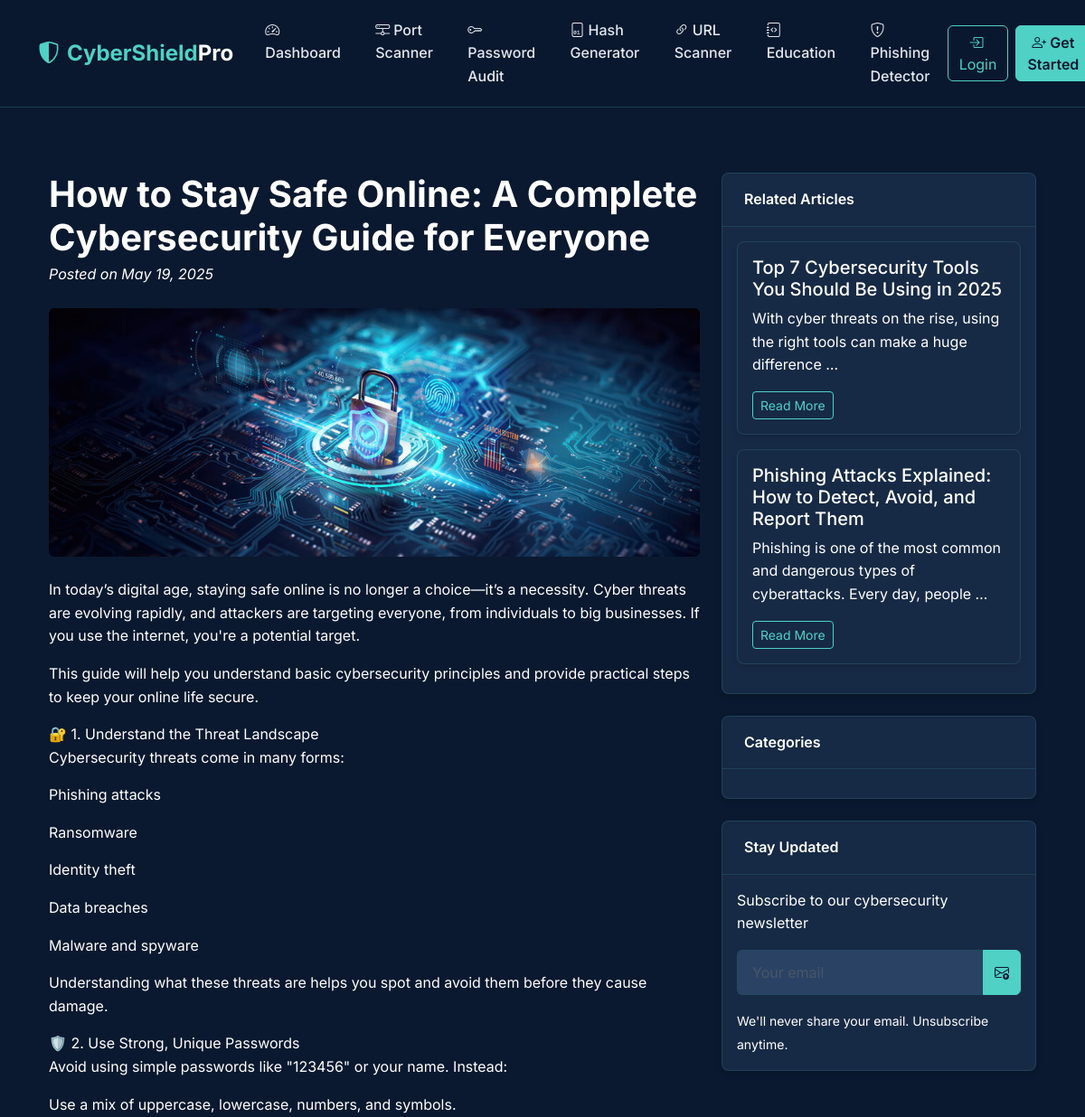
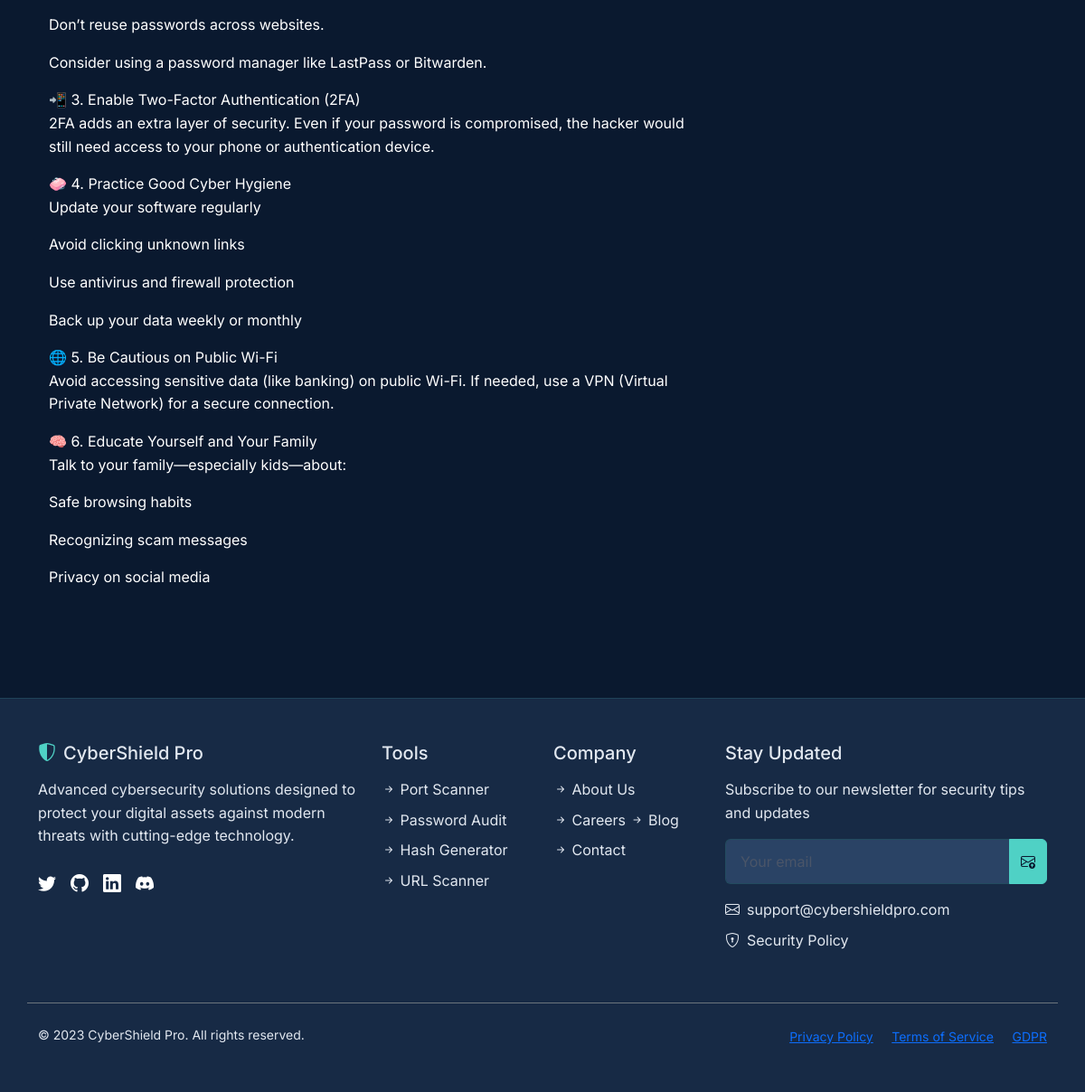
/securitytools/education/stay-safe-online-cybersecurity-guide/, run on the app's committed database (2 pictures, top to bottom).
### securitytools/models.py (models this page shows, shortened)
class EducationBlog(models.Model):
    title = models.CharField(max_length=200)
    slug = models.SlugField(max_length=200, unique=True)
    content = models.TextField()
    published_date = models.DateTimeField(auto_now_add=True)
    updated_date = models.DateTimeField(auto_now=True)
    is_featured = models.BooleanField(default=False)
    thumbnail = models.ImageField(upload_to='education_thumbnails/', null=True, blank=True)

### securitytools/views.py (the view)
# urls.py: path('education/<slug:slug>/', views.blog_detail, name='blog_detail'),
def blog_detail(request, slug):
    blog = get_object_or_404(EducationBlog, slug=slug)
    related_blogs = EducationBlog.objects.exclude(id=blog.id).order_by('-published_date')[:3]
    return render(request, 'securitytools/blog_detail.html', {
        'blog': blog,
        'related_blogs': related_blogs
    })

### securitytools/templates/securitytools/blog_detail.html (shortened to what this page needs)
{% extends "securitytools/base.html" %}
{% block content %}
<div class="container py-5">
    <div class="row">
        <div class="col-lg-8">
            <article>
                <header class="mb-4">
                    <h1 class="fw-bolder mb-1 text-white">{{ blog.title }}</h1>
                    <div class="text-neutral-200 fst-italic mb-2">
                        Posted on {{ blog.published_date|date:"F d, Y" }}
                    </div>
                </header>
                {% if blog.thumbnail %}
                <figure class="mb-4">
                    <img class="img-fluid rounded" src="{{ blog.thumbnail.url }}" alt="{{ blog.title }}" />
                </figure>
                {% endif %}
                <section class="mb-5 text-neutral-200">
                    {{ blog.content|linebreaks }}
                </section>
            </article>
        </div>
        <div class="col-lg-4">
            <div class="card mb-4 bg-primary-800">
                <div class="card-header bg-primary-700 text-white">Related Articles</div>
                <div class="card-body">
                    <div class="row">
                        {% for related in related_blogs %}
                        <div class="col-sm-12 mb-3">
                            <div class="card h-100 bg-primary-800">
                                <div class="card-body">
                                    <h5 class="card-title text-white">{{ related.title }}</h5>
                                    <p class="card-text text-neutral-200">{{ related.content|truncatewords:15 }}</p>
                                    <a href="{% url 'blog_detail' related.slug %}" class="btn btn-sm btn-outline-primary">Read More</a>
                                </div>
                            </div>
                        </div>
                        {% endfor %}
                    </div>
                </div>
            </div>
            <div class="card mb-4 bg-primary-800">
                <div class="card-header bg-primary-700 text-white">Categories</div>
                <div class="card-body">
                </div>
            </div>
            <div class="card bg-primary-800">
                <div class="card-header bg-primary-700 text-white">Stay Updated</div>
                <div class="card-body">
                    <p class="text-neutral-200">Subscribe to our cybersecurity newsletter</p>
                    <form class="mb-3">
                        <div class="input-group">
                            <input type="email" class="form-control" placeholder="Your email" required>
                            <button class="btn btn-primary" type="submit">
                                <i class="bi bi-envelope-arrow-up"></i>
                            </button>
                        </div>
                    </form>
                    <small class="text-neutral-400">We'll never share your email. Unsubscribe anytime.</small>
                </div>
            </div>
        </div>
    </div>
</div>
{% endblock %}

### securitytools/templates/securitytools/base.html (style rules this page uses)
:root { --primary-900: #0a192f; --primary-800: #172a45; --primary-700: #2a4365; --accent-500: #4fd1c5; --accent-400: #81e6d9; --neutral-100: #ffffff; --neutral-200: #e2e8f0; --neutral-700: #4a5568; --danger-500: #fc8181; --warning-500: #f6ad55; --success-500: #68d391; --info-500: #63b3ed; }
body { font-family: 'Inter', sans-serif; background-color: var(--primary-900); color: var(--neutral-100); min-height: 100vh; display: flex; flex-direction: column; line-height: 1.6; }
.card { background-color: var(--primary-800); border: 1px solid rgba(79, 209, 197, 0.15); border-radius: 8px; transition: all 0.3s ease; overflow: hidden; box-shadow: 0 4px 6px rgba(0, 0, 0, 0.1); color: var(--neutral-100); }
.card-header { background-color: rgba(23, 42, 69, 0.9); border-bottom: 1px solid rgba(79, 209, 197, 0.15); font-weight: 600; padding: 1rem 1.5rem; color: var(--neutral-100); }
.btn-primary { background-color: var(--accent-500); border-color: var(--accent-500); color: var(--primary-900); font-weight: 600; transition: all 0.3s ease; }
.btn-outline-primary { border-color: var(--accent-500); color: var(--accent-500); background-color: transparent; }
.form-control, .form-select { background-color: var(--primary-700); border: 1px solid rgba(79, 209, 197, 0.2); color: var(--neutral-100); padding: 0.75rem 1rem; }
.form-control::placeholder { color: var(--neutral-700); }

### data on the page
EducationBlog: title "How to Stay Safe Online: A Complete Cybersecurity Guide for Everyone", published_date "May 19, 2025", thumbnail (picture), content "In today’s digital age, staying safe online is no longer a choice—it’s a necessity. Cyber threats are evolving rapidly, and attackers are targeting everyone, from individuals to big businesses. If you use the internet, you're a potential target. This guide will help you understand basic cybersecurity principles and provide practical steps to keep your online life secure. 🔐 1. Understand the Threat Landscape Cybersecurity threats come in many forms: Phishing attacks Ransomware Identity theft Data breaches Malware and spyware Understanding what these threats are helps you spot and avoid them before they cause damage. 🛡️ 2. Use Strong, Unique Passwords Avoid using simple passwords like…"
EducationBlog: title "Top 7 Cybersecurity Tools You Should Be Using in 2025", content "With cyber threats on the rise, using the right tools can make a huge difference …"
EducationBlog: title "Phishing Attacks Explained: How to Detect, Avoid, and Report Them", content "Phishing is one of the most common and dangerous types of cyberattacks. Every day, people …"
